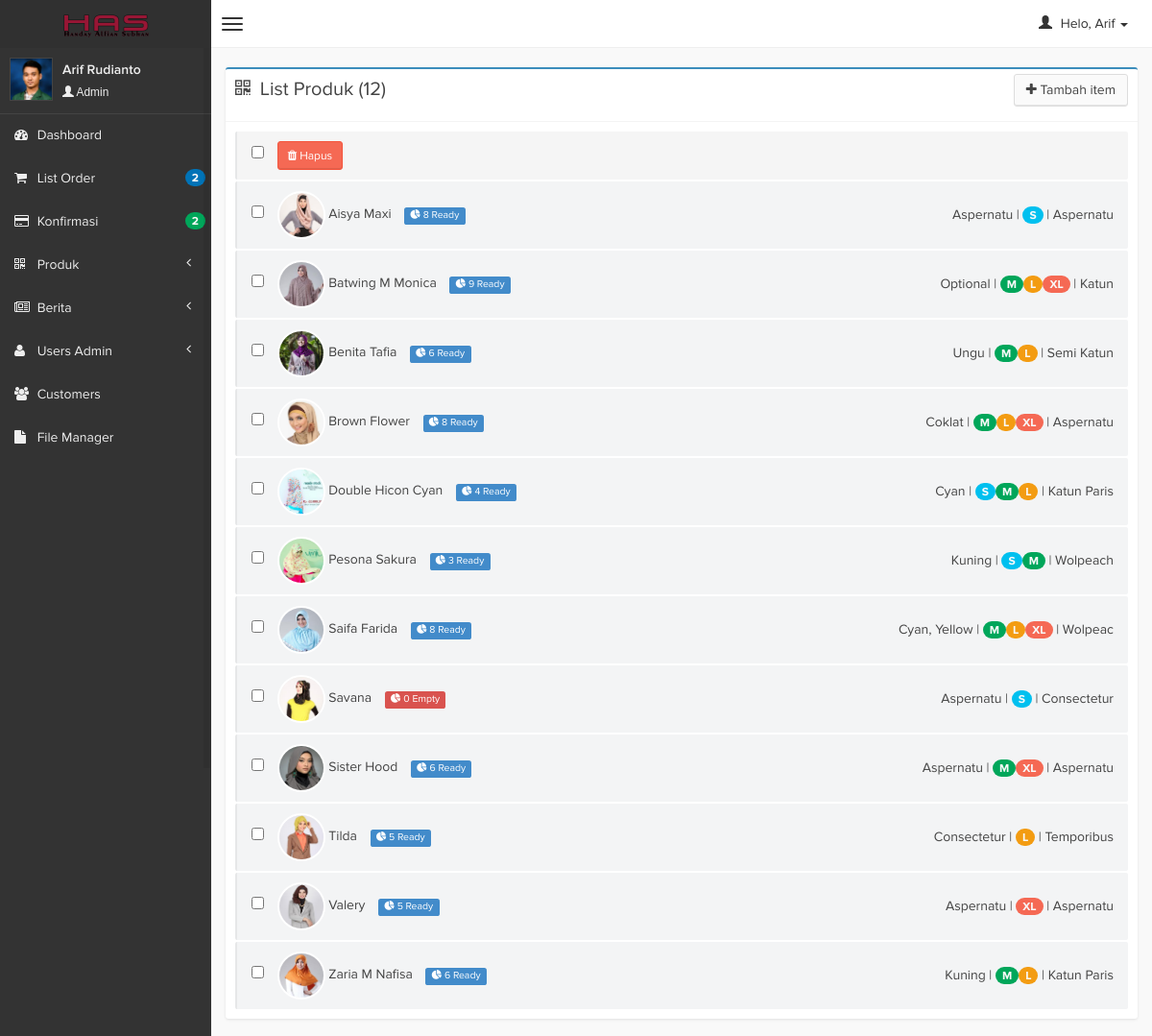
Page /admin/index.php?page=produk&act=listproduk (signed in) on the committed database.
### tables this page shows
CREATE TABLE IF NOT EXISTS `produk` (
`produk_id` int(4) NOT NULL,
  `produk_nama` varchar(50) NOT NULL,
  `image` varchar(100) NOT NULL,
  `bahan` varchar(100) NOT NULL,
  `ukuran` varchar(10) NOT NULL,
  `warna` varchar(100) NOT NULL,
  `harga` double NOT NULL,
  `stok` int(4) NOT NULL,
  `pk_id` int(3) NOT NULL,
  `tgl_entri` date NOT NULL,
  `dilihat` int(4) NOT NULL
);

### admin/page/produk/index.php (the view, shortened to what this page needs)
<?php
switch ($_GET['act']) {
    case 'listproduk':
    $jml_produk_query = mysql_query("select count(produk_id) as 'jml' from produk");
    $jml_produk = mysql_fetch_array($jml_produk_query);
    ?>
        <div class="row">
            <section class="col-md-12">
                <div class="box box-primary">
                    <div class="box-header">
                        <i class="fa fa-qrcode"></i>
                        <h3 class="box-title">List Produk (<?php echo $jml_produk['jml'];?>)</h3>
                        <div class="box-tools pull-right">
                            <a href="?page=produk&act=addproduk" class="btn btn-default pull-right"><i class="fa fa-plus"></i> Tambah item</a>
                        </div>
                    </div>
                    <div class="box-body">
                    <form name="listproduk[0]" action="page/produk/proses.php?page=produk&act=hapusprodukcek" method="post">
                        <ul class="todo-list">
                            <?php
                            if ($_SESSION['level']=="Admin") {
                            ?>
                            <li style="background-color:#f5f5f5">
                                <input type="checkbox" value="" name="allbox" onclick="checkAll(0);"/>
                                <button name="btnhapus" class="btn btn-danger btn-sm"><i class="fa fa-trash"></i> Hapus</button>
                            </li>
                            <?php
                            }
                            $query = mysql_query("select * from produk order by produk_nama");
                            while ($d = mysql_fetch_array($query)) {
                            ?>
                            <li>
                                <?php if ($_SESSION['level']=="Admin") { ?>
                                <input type="checkbox" value="<?php echo $d['produk_id']; ?>" name="id[]"/>
                                <?php } ?>
                                <img src="../upload/produk/thumb/<?php echo $d['image']; ?>">
                                <span class=""><?php echo $d['produk_nama']; ?></span>
                                <?php
                                if ($d['stok']!=0) {
                                ?>
                                <small class="label label-primary" style="font-weight:normal; font-size: 75%;"><i class="fa fa-pie-chart"></i> <?php echo $d['stok']; ?> Ready</small>
                                <?php
                                }else{
                                ?>
                                <small class="label label-danger" style="font-weight:normal; font-size: 75%;"><i class="fa fa-pie-chart"></i> <?php echo $d['stok']; ?> Empty</small>
                                <?php
                                }
                                ?>
                                <div class="right">
                                    <span><?php echo $d['warna']; ?> | </span>
                                    <?php
                                    $size = explode(' ', $d['ukuran']);
                                    foreach ($size as $k) {
                                        if($k=="S"){
                                            $bg = "bg-aqua";
                                        }elseif ($k=="M") {
                                            $bg = "bg-green";
                                        }elseif ($k=="L") {
                                            $bg = "bg-yellow";
                                        }else{
                                            $bg = "bg-red";
                                        }
                                        echo "<span class=\"badge $bg\">$k</span>";
                                    }
                                    ?> |
                                    <span><?php echo $d['bahan']; ?></span>
                                </div>
                            </li>
                            <?php } ?>
                        </ul>
                    </form>
                    </div>
                </div>
            </section>
        </div>
    <?php
        break;
    ?>
        <?php
}
?>

### rows in the picture
produk: image (picture), produk_nama "Aisya Maxi", stok "8", warna "Aspernatu", ukuran "S", bahan "Aspernatu"
produk: image (picture), produk_nama "Batwing M Monica", stok "9", warna "Optional", ukuran "M", ukuran "L", ukuran "XL", bahan "Katun"
produk: image (picture), produk_nama "Benita Tafia", stok "6", warna "Ungu", ukuran "M", ukuran "L", bahan "Semi Katun"
produk: image (picture), produk_nama "Brown Flower", stok "8", warna "Coklat", ukuran "M", ukuran "L", ukuran "XL", bahan "Aspernatu"
produk: image (picture), produk_nama "Double Hicon Cyan", stok "4", warna "Cyan", ukuran "S", ukuran "M", ukuran "L", bahan "Katun Paris"
produk: image (picture), produk_nama "Pesona Sakura", stok "3", warna "Kuning", ukuran "S", ukuran "M", bahan "Wolpeach"
produk: image (picture), produk_nama "Saifa Farida", stok "8", warna "Cyan, Yellow", ukuran "M", ukuran "L", ukuran "XL", bahan "Wolpeac"
produk: image (picture), produk_nama "Savana", stok "0", warna "Aspernatu", ukuran "S", bahan "Consectetur"
produk: image (picture), produk_nama "Sister Hood", stok "6", warna "Aspernatu", ukuran "M", ukuran "XL", bahan "Aspernatu"
produk: image (picture), produk_nama "Tilda", stok "5", warna "Consectetur", ukuran "L", bahan "Temporibus"
produk: image (picture), produk_nama "Valery", stok "5", warna "Aspernatu", ukuran "XL", bahan "Aspernatu"
produk: image (picture), produk_nama "Zaria M Nafisa", stok "6", warna "Kuning", ukuran "M", ukuran "L", bahan "Katun Paris"

### other values in the picture
$user[0] "Arif"
$_SESSION['fullname'] "Arif Rudianto"
$_SESSION['level'] "Admin"
$notif['order'] "2"
$notifp['pembayaran'] "2"
$jml_produk['jml'] "12"
